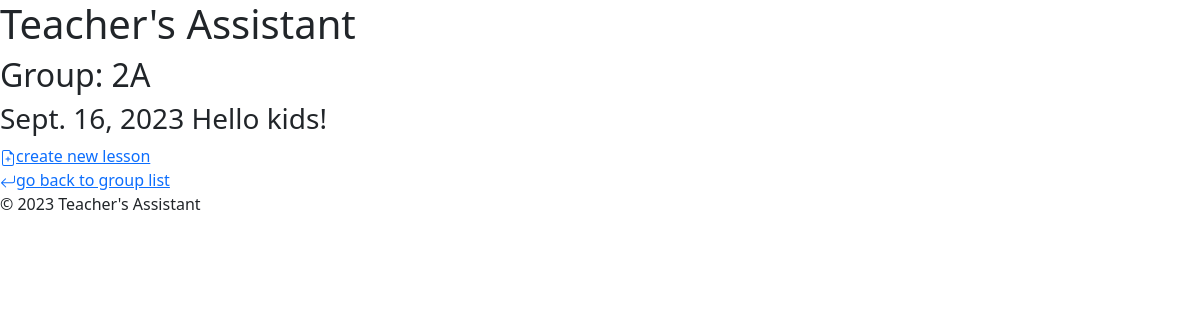
The app's page /groups/group/2A/, older data.
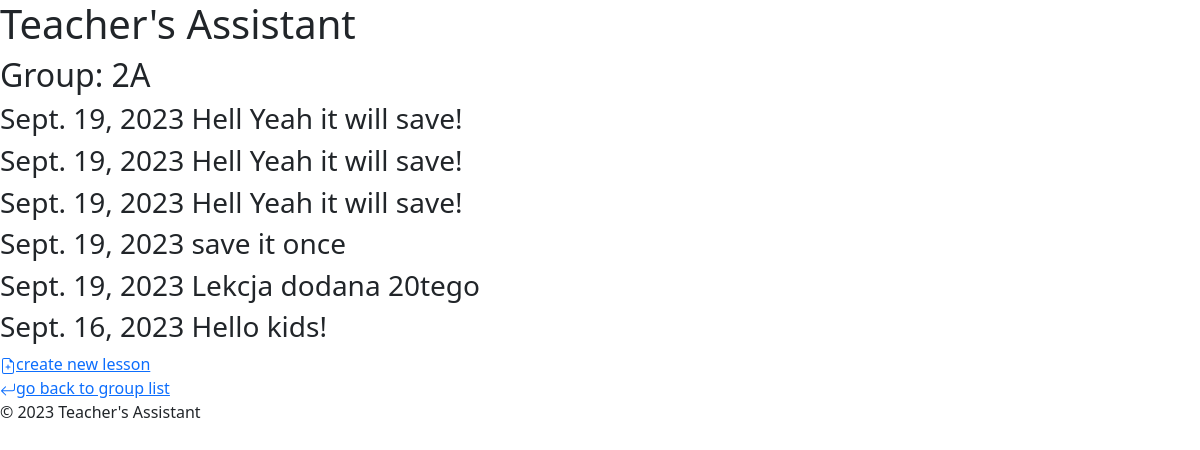
The same page, newer data.
### groups/models.py (models this page shows, shortened)
class Group(ms.Model):
    level = ms.CharField(max_length=2, help_text="The level of the group from 0-8, with a letter for different groups of the same lvl  (e.g., '7B').")

class Lesson(ms.Model):
    date = ms.DateField(default= timezone.now)
    subject = ms.CharField(max_length=50, help_text="The subject of the lesson.")
    group = ms.ForeignKey(Group, on_delete=ms.CASCADE, help_text="The group that participated in the lesson.")
    students_present = ms.ManyToManyField(Student, blank=True, related_name='lessons_present')
    students_absent = ms.ManyToManyField(Student, blank=True, related_name='lessons_absent')

### groups/views.py (the view)
# urls.py: path('group/<str:lvl>/', views.group_lessons, name='group_lessons'),
def group_lessons(request, lvl):
    group = get_object_or_404(Group, level=lvl)
    lessons = Lesson.objects.filter(group=group).order_by('-date')
    return render(request, 'groups/group_lessons.html', {'group':group, 'lessons':lessons})

### templates/groups/group_lessons.html
{% extends 'groups/base.html' %}
{% block content %}
<h2>Group: {{group.level}}</h2>
{% for lesson in lessons %}
<h3>{{lesson.date}} {{lesson.subject}}</h3>
{% endfor %}
<a href="{% url 'new_lesson' lvl=group.level %}">
                    {% include './icons/file-earmark-plus.svg' %}create new lesson
                </a>
<br>
<a href="{% url 'group_list' %}">
	{% include './icons/arrow-return-left.svg' %}go back to group list</a>
{% endblock %}

### templates/groups/base.html (shortened to what this page needs)
<!DOCTYPE html>
<html lang="en">
<head>
    <link rel="stylesheet" href="https://cdn.jsdelivr.net/npm/bootstrap@5.1.3/dist/css/bootstrap.min.css">
</head>
<body>
    <header>
        <h1>Teacher's Assistant</h1>
    </header>
    <main>
	    {% block content %}
	    {% endblock %}
    </main>
    <footer>
        <p>&copy; 2023 Teacher's Assistant</p>
    </footer>
</body>
</html>

Row changes from the older to the newer data that the page shows:
added Lesson: date "Sept. 19, 2023", subject "Hell Yeah it will save!"
added Lesson: date "Sept. 19, 2023", subject "Hell Yeah it will save!"
added Lesson: date "Sept. 19, 2023", subject "Hell Yeah it will save!"
added Lesson: date "Sept. 19, 2023", subject "save it once"
added Lesson: date "Sept. 19, 2023", subject "Lekcja dodana 20tego"
